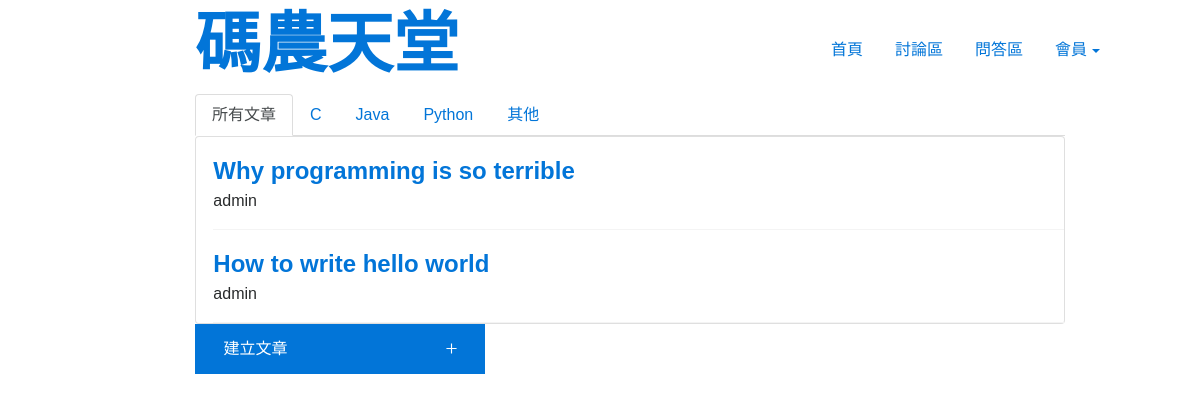
/QA/, run on the app's committed database.
### QA/models.py (models this page shows, shortened)
class Question(models.Model):
    title = models.CharField(max_length=225)
    body = RichTextField()
    questionType = models.ForeignKey(QuestionType,on_delete=models.CASCADE)
    postedUser = models.ForeignKey(User,on_delete=models.CASCADE)

### QA/views.py (the view)
def index(request):
    datasAll = Question.objects.all()
    datasCPP = Question.objects.filter(questionType__name='C++')
    datasJava = Question.objects.filter(questionType__name='Java')
    datasPython = Question.objects.filter(questionType__name='Python')
    datasOther = Question.objects.filter(questionType__name='Other')
    context = {
        'title': 'QA',
        'datasAll': datasAll,
        'datasCPP': datasCPP,
        'datasJava': datasJava,
        'datasPython': datasPython,
        'datasOther': datasOther
    }
    return render(request, 'QA/index.html', context)

### QA/templates/QA/index.html (shortened to what this page needs)
{% extends 'QA/layout.html' %}
{% block content %}
<div class="col-md-9" id="div1">
    <ul class="nav nav-tabs">
        <li class="nav-item">
            <a class="nav-link active show" href="#tab1" data-toggle="tab">所有文章</a>
        </li>
        <li class="nav-item">
            <a class="nav-link" href="#tab2" data-toggle="tab">C</a>
        </li>
        <li class="nav-item">
            <a class="nav-link" href="#tab3" data-toggle="tab">Java</a>
        </li>
        <li class="nav-item">
            <a class="nav-link" href="#tab4" data-toggle="tab">Python</a>
        </li>
        <li class="nav-item">
            <a class="nav-link" href="#tab5" data-toggle="tab">其他</a>
        </li>
    </ul>
    <div class="tab-content">
        <div class="tab-pane active" id="panel-538244">
            <div class="card">
                {% for data in datasAll%}
                    <div class="card-body">
                        <div class="list">
                            <p class="card-text">
                                <div class="title">
                                    <a  href="/QA/detail/{{data.id}}">{{data.title}}</a>
                                </div>
                                <div>
                                    <a>{{data.postedUser}}</a>
                                </div>
                            </p>
                        </div>
                    </div>
                {% endfor %}
            </div>
        </div>
    </div>
    <button class="btn btn-primary create-post style-jvp6q3ta" type="button" style="width: 290px;height: 50px; position: relative; left: 0%"  onclick="location.href='/QA/create'">
        <div style="position: relative; left: -30%; text-align: right;display: inline-block;">建立文章</div>
    </button>
</div>
{% endblock content %}

### QA/templates/QA/layout.html (shortened to what this page needs)
<!DOCTYPE html>
<html lang="en">
<head>
    {% load static %}
    <link href="{% static "css/bootstrap.min.css" %}" rel="stylesheet">
	<link href="{% static "css/style.css" %}" rel="stylesheet">
</head>
<body>
    <div class="col-md-12">
        <div class="row" style="background: white;" >
            <div class="col-md-8" id="div1">
                <h1 style="font-size: 66px;color: DodgerBlue; margin-top:1%;">
                    <a href="index.html" style="text-decoration:none;"><b>碼農天堂</b></a></h1>
            </div>
            <div class="col-md-4" id="div2">
                    <ul class="nav">
                        <li class="nav-item">
                            <a class="nav-link active" href="">首頁</a>
                        </li>
                        <li class="nav-item">
                            <a class="nav-link" href="">討論區</a>
                        </li>
                        <li class="nav-item">
                            <a class="nav-link " href="/QA/">問答區</a>
                        </li>
                        <li class="nav-item dropdown ml-mda-uto">
                            <a class="nav-link dropdown-toggle" href="http://example.com" id="navbarDropdownMenuLink" data-toggle="dropdown">會員</a>
                        </li>
                    </ul>
                <br>
            </div>
        </div>
    </div>
    <div class="col-md-12">
        <div class="row"  style="background: white;" >
            {% block content %}
            {% endblock content %}
            <br><br>
        </div>
    </div>
</body>
</html>

### QA/static/css/style.css (style rules this page uses)
#div1 { left:15%; }
#div2 { margin-top: 30px; }
.style-jvp6q3ta { cursor: pointer; }
.create-post { border-radius: 0px }
.create-post-svg { fill: white }
.title { font-weight:bold; font-size: 24px; }
.list { border-bottom: 1px solid #f4f4f4; margin-left: 2%; }
body { font-family: Helvetica, Arial,LiHei Pro,黑體-繁,微軟正黑體, sans-serif; }

### data on the page
Question: title "Why programming is so terrible", postedUser "admin"
Question: title "How to write hello world", postedUser "admin"
